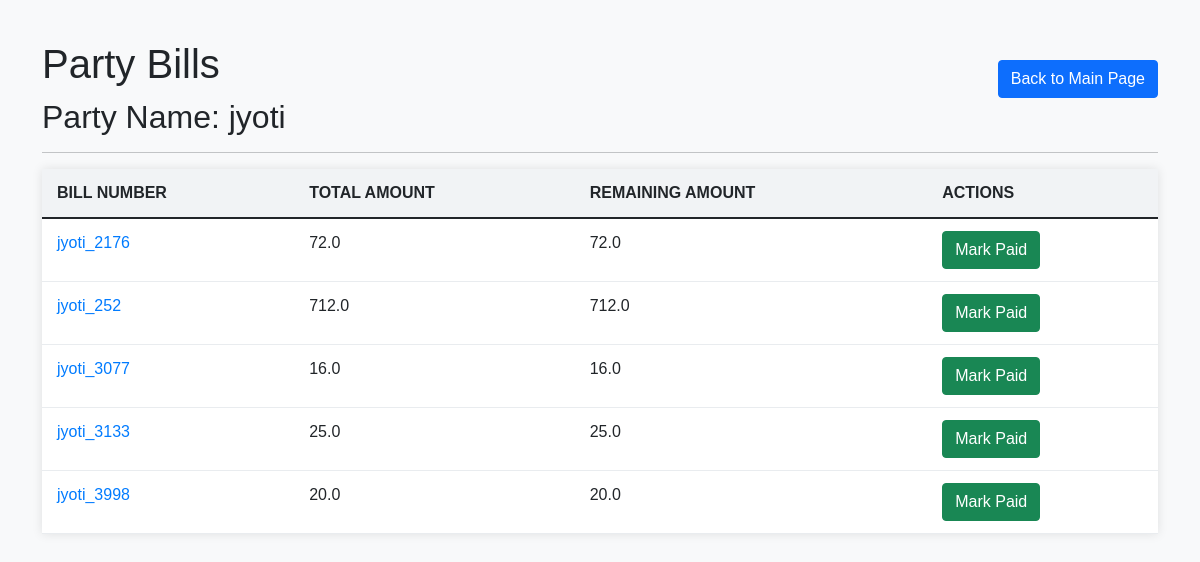
Screenshot of /party-bills/jyoti with the database file from the repository.
### tables this page shows
CREATE TABLE bills (
                id INTEGER PRIMARY KEY,
                party_name TEXT NOT NULL,
                bill_no TEXT NOT NULL,
                total_amount REAL,
                remaining_amount REAL,
                paid_status INTEGER DEFAULT 0,
                paid_date TEXT,
                UNIQUE(party_name, bill_no)
            );

### main.py (the view)
@app.route('/party-bills/<party_name>')
def party_bills(party_name):
    bills = fetch_bill_data(party_name)
    return render_template('party_bills.html', party_name=party_name, bills=bills)

### main.py (called while the page is built)
def fetch_bill_data(party_name):
    conn = sqlite3.connect('your_database.db')
    cursor = conn.cursor()
    print(party_name)
    cursor.execute("SELECT * FROM bills WHERE party_name = ?", (party_name,))
    bills = []
    for row in cursor.fetchall():
        print("inside")
        print(row)
        bill = {
            'bill_no': row[2],
            'total_amount': row[3],
            'remaining_amount': row[4],
            'paid_status': row[5],
            'paid_date': row[6]
        }
        bills.append(bill)
    conn.close()
    return bills

### templates/party_bills.html (shortened to what this page needs)
<!DOCTYPE html>
<html lang="en">
<head>
    <link rel="stylesheet" href="https://cdnjs.cloudflare.com/ajax/libs/twitter-bootstrap/5.0.2/css/bootstrap.min.css">
</head>
<body>
    <div class="container">
        <div style="display: flex;justify-content: space-between;">
        <h1>Party Bills</h1>
        <a class="btn btn-primary back-link" href="/main">Back to Main Page</a>
        </div>
        <h2>Party Name: {{ party_name }}</h2>
        <hr>
        <table class="table">
            <thead>
                <tr>
                    <th>Bill Number</th>
                    <th>Total Amount</th>
                    <th>Remaining Amount</th>
                    <th>Actions</th>
                </tr>
            </thead>
            <tbody>
                {% for bill in bills %}
                <tr>
                    <td>
                        <a class="bill-no-link" href="">{{ bill.bill_no }}</a>
                    </td>
                    <td>{{ bill.total_amount }}</td>
                    <td>{{ bill.remaining_amount }}</td>
                    <td>
                        {% if bill.paid_status == 0 %}
                        <form action="/mark-paid/{{ bill.bill_no }}" method="POST">
                            <button type="submit" class="btn btn-success">Mark Paid</button>
                        </form>
                        {% else %}
                        Paid on {{ bill.paid_date }}
                        {% endif %}
                    </td>
                </tr>
                {% endfor %}
            </tbody>
        </table>
    </div>
</body>
</html>

### templates/party_bills.html (style rules this page uses)
body { background-color: #f8f9fa; font-family: Arial, sans-serif; }
.container { margin-top: 40px; }
.table { background-color: #fff; box-shadow: 0 0 10px rgba(0, 0, 0, 0.1); }
.table th, .table td { padding: 12px 15px; border-bottom: 1px solid #e9ecef; }
.table thead th { background-color: #f1f3f5; border-bottom: 2px solid #dee2e6; font-weight: bold; text-transform: uppercase; }
.bill-no-link { color: #007bff; text-decoration: none; }
.back-link { margin-top: 20px; }

### rows the page displays
bills: bill_no "jyoti_2176", total_amount "72.0", remaining_amount "72.0"
bills: bill_no "jyoti_252", total_amount "712.0", remaining_amount "712.0"
bills: bill_no "jyoti_3077", total_amount "16.0", remaining_amount "16.0"
bills: bill_no "jyoti_3133", total_amount "25.0", remaining_amount "25.0"
bills: bill_no "jyoti_3998", total_amount "20.0", remaining_amount "20.0"

### other values shown
{{ party_name }} "jyoti"
